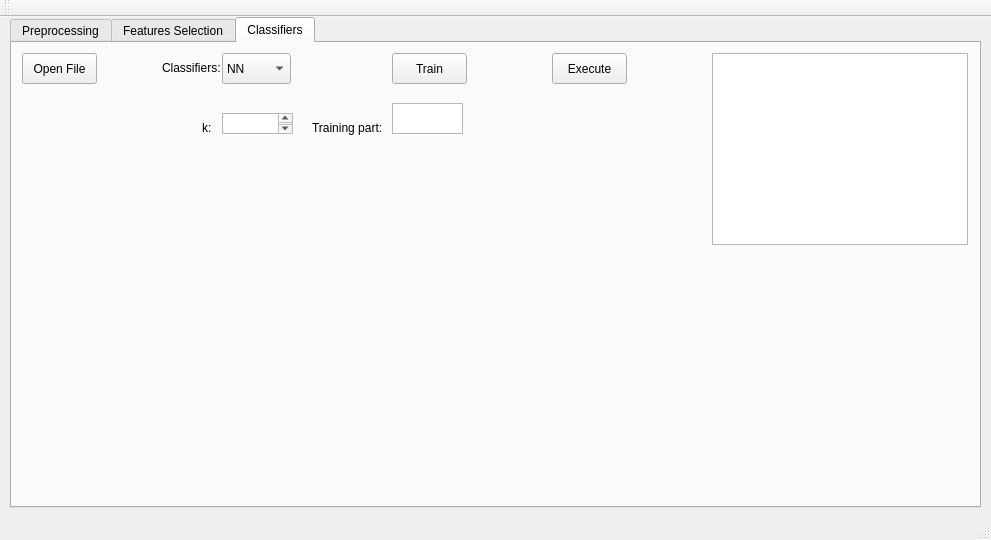
<?xml version="1.0" encoding="UTF-8"?>
<ui version="4.0">
 <class>MainWindow</class>
 <widget class="QMainWindow" name="MainWindow">
  <property name="geometry">
   <rect>
    <x>0</x>
    <y>0</y>
    <width>991</width>
    <height>540</height>
   </rect>
  </property>
  <property name="windowTitle">
   <string>MainWindow</string>
  </property>
  <widget class="QWidget" name="centralWidget">
   <widget class="QTabWidget" name="tabWidget">
    <property name="geometry">
     <rect>
      <x>10</x>
      <y>0</y>
      <width>971</width>
      <height>491</height>
     </rect>
    </property>
    <property name="currentIndex">
     <number>2</number>
    </property>
    <widget class="QWidget" name="tabP">
     <attribute name="title">
      <string>Preprocessing</string>
     </attribute>
     <widget class="QPushButton" name="PpushButtonSelectFolder">
      <property name="geometry">
       <rect>
        <x>10</x>
        <y>10</y>
        <width>75</width>
        <height>31</height>
       </rect>
      </property>
      <property name="text">
       <string>Select Folder</string>
      </property>
     </widget>
     <widget class="QGraphicsView" name="PgraphicsView">
      <property name="geometry">
       <rect>
        <x>680</x>
        <y>30</y>
        <width>256</width>
        <height>192</height>
       </rect>
      </property>
      <property name="interactive">
       <bool>true</bool>
      </property>
      <property name="viewportUpdateMode">
       <enum>QGraphicsView::MinimalViewportUpdate</enum>
      </property>
     </widget>
     <widget class="QGraphicsView" name="PgraphicsViewEdge">
      <property name="geometry">
       <rect>
        <x>680</x>
        <y>250</y>
        <width>256</width>
        <height>192</height>
       </rect>
      </property>
     </widget>
    </widget>
    <widget class="QWidget" name="tabFS">
     <attribute name="title">
      <string>Features Selection</string>
     </attribute>
     <widget class="QPushButton" name="FSpushButtonOpenFile">
      <property name="geometry">
       <rect>
        <x>10</x>
        <y>10</y>
        <width>75</width>
        <height>31</height>
       </rect>
      </property>
      <property name="text">
       <string>Open File</string>
      </property>
     </widget>
     <widget class="QPushButton" name="FSpushButtonSaveFile">
      <property name="geometry">
       <rect>
        <x>10</x>
        <y>60</y>
        <width>75</width>
        <height>31</height>
       </rect>
      </property>
      <property name="text">
       <string>Save File</string>
      </property>
     </widget>
     <widget class="QComboBox" name="FScomboBox">
      <property name="geometry">
       <rect>
        <x>250</x>
        <y>10</y>
        <width>69</width>
        <height>31</height>
       </rect>
      </property>
     </widget>
     <widget class="QLabel" name="label">
      <property name="geometry">
       <rect>
        <x>150</x>
        <y>10</y>
        <width>101</width>
        <height>31</height>
       </rect>
      </property>
      <property name="text">
       <string>&lt;html&gt;&lt;head/&gt;&lt;body&gt;&lt;p&gt;&lt;span style=&quot; font-size:9pt;&quot;&gt;Feature number:&lt;/span&gt;&lt;/p&gt;&lt;/body&gt;&lt;/html&gt;</string>
      </property>
     </widget>
     <widget class="QRadioButton" name="FSradioButtonFisher">
      <property name="geometry">
       <rect>
        <x>251</x>
        <y>50</y>
        <width>71</width>
        <height>20</height>
       </rect>
      </property>
      <property name="text">
       <string>Fisher</string>
      </property>
      <property name="checked">
       <bool>true</bool>
      </property>
     </widget>
     <widget class="QRadioButton" name="FSradioButtonSFS">
      <property name="geometry">
       <rect>
        <x>250</x>
        <y>80</y>
        <width>82</width>
        <height>21</height>
       </rect>
      </property>
      <property name="text">
       <string>SFS</string>
      </property>
     </widget>
     <widget class="QPushButton" name="FSpushButtonCompute">
      <property name="geometry">
       <rect>
        <x>380</x>
        <y>10</y>
        <width>75</width>
        <height>31</height>
       </rect>
      </property>
      <property name="text">
       <string>Compute</string>
      </property>
     </widget>
     <widget class="QTextBrowser" name="FStextBrowserDatabaseInfo">
      <property name="geometry">
       <rect>
        <x>700</x>
        <y>10</y>
        <width>256</width>
        <height>192</height>
       </rect>
      </property>
     </widget>
    </widget>
    <widget class="QWidget" name="tabC">
     <attribute name="title">
      <string>Classifiers</string>
     </attribute>
     <widget class="QPushButton" name="CpushButtonOpenFile">
      <property name="geometry">
       <rect>
        <x>10</x>
        <y>10</y>
        <width>75</width>
        <height>31</height>
       </rect>
      </property>
      <property name="text">
       <string>Open File</string>
      </property>
     </widget>
     <widget class="QLabel" name="ClabelK">
      <property name="geometry">
       <rect>
        <x>190</x>
        <y>70</y>
        <width>20</width>
        <height>31</height>
       </rect>
      </property>
      <property name="text">
       <string>&lt;html&gt;&lt;head/&gt;&lt;body&gt;&lt;p&gt;&lt;span style=&quot; font-size:9pt;&quot;&gt;k:&lt;/span&gt;&lt;/p&gt;&lt;/body&gt;&lt;/html&gt;</string>
      </property>
     </widget>
     <widget class="QPushButton" name="CpushButtonTrain">
      <property name="geometry">
       <rect>
        <x>380</x>
        <y>10</y>
        <width>75</width>
        <height>31</height>
       </rect>
      </property>
      <property name="text">
       <string>Train</string>
      </property>
     </widget>
     <widget class="QLabel" name="ClabelClassifiers">
      <property name="geometry">
       <rect>
        <x>150</x>
        <y>10</y>
        <width>71</width>
        <height>31</height>
       </rect>
      </property>
      <property name="text">
       <string>&lt;html&gt;&lt;head/&gt;&lt;body&gt;&lt;p&gt;&lt;span style=&quot; font-size:9pt;&quot;&gt;Classifiers:&lt;/span&gt;&lt;/p&gt;&lt;/body&gt;&lt;/html&gt;</string>
      </property>
     </widget>
     <widget class="QComboBox" name="CcomboBoxClassifiers">
      <property name="geometry">
       <rect>
        <x>210</x>
        <y>10</y>
        <width>69</width>
        <height>31</height>
       </rect>
      </property>
      <item>
       <property name="text">
        <string>NN</string>
       </property>
      </item>
      <item>
       <property name="text">
        <string>KNN</string>
       </property>
      </item>
      <item>
       <property name="text">
        <string>NM</string>
       </property>
      </item>
      <item>
       <property name="text">
        <string>KNM</string>
       </property>
      </item>
     </widget>
     <widget class="QPlainTextEdit" name="CplainTextEditTrainingPart">
      <property name="geometry">
       <rect>
        <x>380</x>
        <y>60</y>
        <width>71</width>
        <height>31</height>
       </rect>
      </property>
     </widget>
     <widget class="QPushButton" name="CpushButtonExecute">
      <property name="geometry">
       <rect>
        <x>540</x>
        <y>10</y>
        <width>75</width>
        <height>31</height>
       </rect>
      </property>
      <property name="text">
       <string>Execute</string>
      </property>
     </widget>
     <widget class="QLabel" name="ClabelTraningPart">
      <property name="geometry">
       <rect>
        <x>300</x>
        <y>70</y>
        <width>81</width>
        <height>31</height>
       </rect>
      </property>
      <property name="text">
       <string>&lt;html&gt;&lt;head/&gt;&lt;body&gt;&lt;p&gt;&lt;span style=&quot; font-size:9pt;&quot;&gt;Training part:&lt;/span&gt;&lt;/p&gt;&lt;/body&gt;&lt;/html&gt;</string>
      </property>
     </widget>
     <widget class="QTextBrowser" name="CtextBrowser">
      <property name="geometry">
       <rect>
        <x>700</x>
        <y>10</y>
        <width>256</width>
        <height>192</height>
       </rect>
      </property>
     </widget>
     <widget class="QPlainTextEdit" name="CplainTextEditInputK">
      <property name="geometry">
       <rect>
        <x>210</x>
        <y>70</y>
        <width>71</width>
        <height>21</height>
       </rect>
      </property>
     </widget>
    </widget>
   </widget>
  </widget>
  <widget class="QMenuBar" name="menuBar">
   <property name="geometry">
    <rect>
     <x>0</x>
     <y>0</y>
     <width>991</width>
     <height>21</height>
    </rect>
   </property>
  </widget>
  <widget class="QToolBar" name="mainToolBar">
   <attribute name="toolBarArea">
    <enum>TopToolBarArea</enum>
   </attribute>
   <attribute name="toolBarBreak">
    <bool>false</bool>
   </attribute>
  </widget>
  <widget class="QStatusBar" name="statusBar"/>
 </widget>
 <layoutdefault spacing="6" margin="11"/>
 <resources/>
 <connections/>
</ui>
